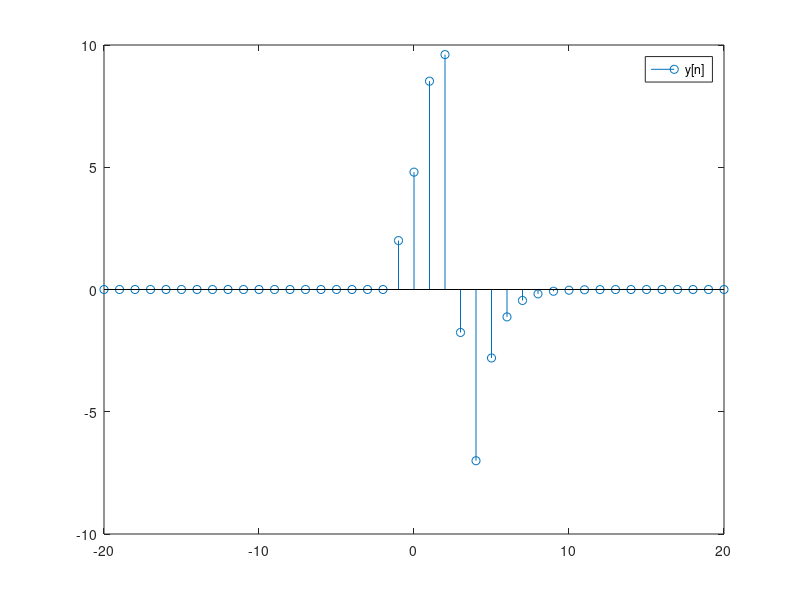

Write the MATLAB code that produced this figure. (Note: this script raises an error after producing the figure.)
% a)
n=-20:20;
% είσοδος συστήματος
x = 2*gauspuls(n+1) + 4*gauspuls(n) + 8*gauspuls(n-1) + 9*gauspuls(n-2);

% συντελεστές y
a = [1 -0.4];  
% συντελεστές x
b = [1 0 -0.7];
y = filter(b,a,x);
stem(n,y)
legend('y[n]')

% b)
h = impz(b,a,n);
figure;
stem(n,h);
legend('h κρουστική')
